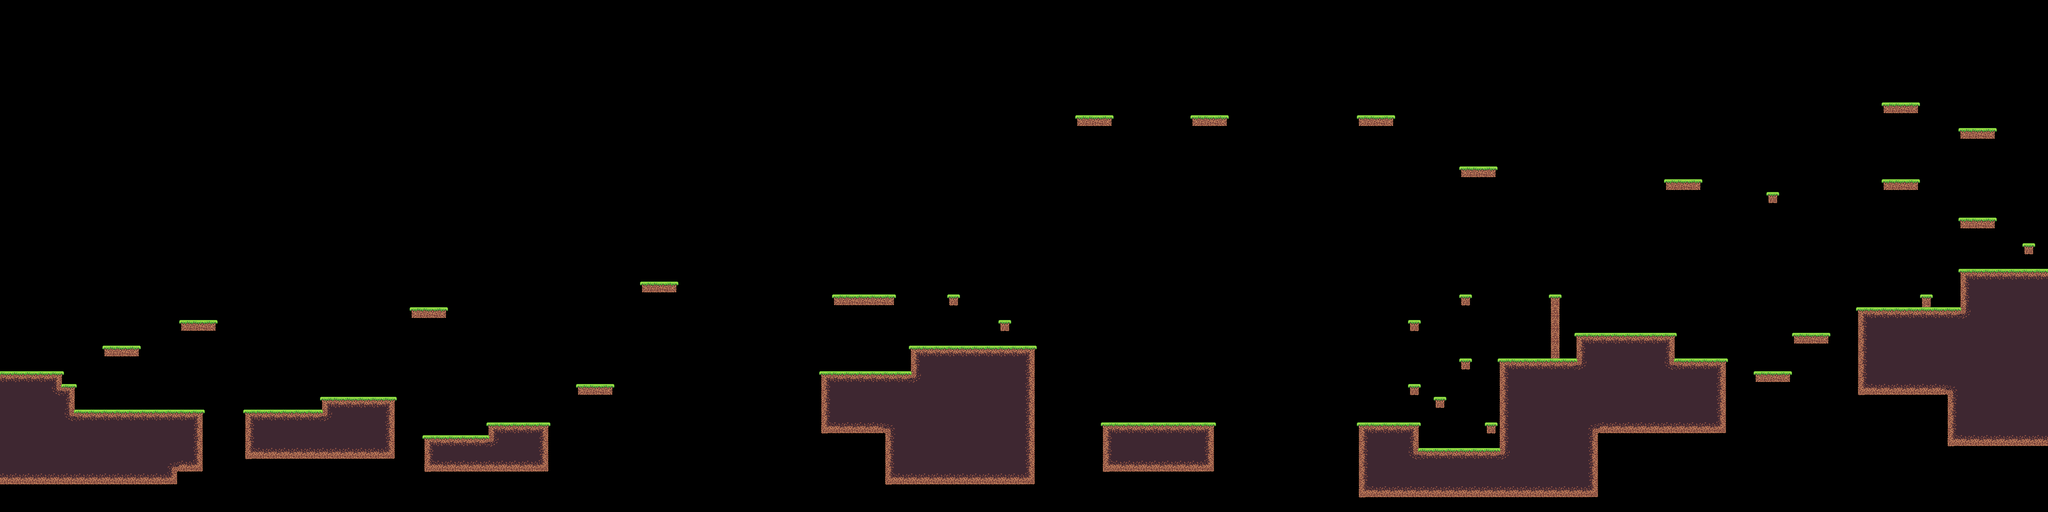

Tiled map render using the project's own tile images. Description and the map definition, with tile-layer contents summarised, below:
An orthogonal 160x40 tile map with 32x32 px tiles, 2 tile layers (Ground, Floating), 2 tilesets and 33 objects (17x vegetation, 5x fan_platform, 5x pig, 3x platform, finish_flag, ...).

<map version="1.10" tiledversion="1.10.2" orientation="orthogonal" renderorder="right-down" width="160" height="40" tilewidth="32" tileheight="32" infinite="0" nextlayerid="5" nextobjectid="47">
 <tileset firstgid="1" source="tilesetgrass.tsx" />
 <tileset firstgid="41" source="TreesAndGrass.tsx" />
 <layer id="1" name="Ground" width="160" height="40">
  <data>[6400 cells, 778 non-empty, 16 distinct tile ids]</data>
 </layer>
 <layer id="3" name="Floating" width="160" height="40">
  <data>[6400 cells, 56 non-empty, 4 distinct tile ids]</data>
 </layer>
 <objectgroup id="4" name="Objects">
  <object id="11" name="fan_platform" x="640.477" y="812.721" width="285.732" height="12.8309">
   <properties>
    <property name="moving" type="bool" value="true" />
    <property name="speed" type="int" value="100" />
   </properties>
  </object>
  <object id="14" name="fan_platform" x="1195.21" y="603.294" width="17.3218" height="237.175">
   <properties>
    <property name="moving" type="bool" value="true" />
    <property name="speed" type="int" value="50" />
   </properties>
  </object>
  <object id="15" name="fan_platform" x="1623.04" y="969.056" width="332.215" height="10.0671">
   <properties>
    <property name="speed" type="int" value="120" />
   </properties>
  </object>
  <object id="16" name="platform" x="1878.08" y="725.208">
   <point />
  </object>
  <object id="17" name="pig" x="704" y="1024">
   <point />
  </object>
  <object id="19" name="pig" x="1152" y="1088">
   <point />
  </object>
  <object id="20" name="pig" x="512" y="800">
   <point />
  </object>
  <object id="21" name="pig" x="2176" y="928">
   <point />
  </object>
  <object id="22" name="pig" x="2176" y="736">
   <point />
  </object>
  <object id="23" name="finish_flag" x="480" y="1024">
   <point />
  </object>
  <object id="24" name="big_tree" type="vegetation" gid="42" x="352" y="1024" width="95" height="96" />
  <object id="25" name="big_tree" type="vegetation" gid="42" x="0" y="928" width="95" height="96" />
  <object id="26" name="small_tree" type="vegetation" gid="41" x="1248" y="1056" width="96" height="96" />
  <object id="27" name="small_tree" type="vegetation" gid="41" x="1024" y="768" width="96" height="96" />
  <object id="28" name="big_tree" type="vegetation" gid="42" x="2080" y="928" width="95" height="96" />
  <object id="29" name="small_tree" type="vegetation" gid="41" x="2336" y="864" width="96" height="96" />
  <object id="30" name="bush" type="vegetation" gid="43" x="2464" y="864" width="32" height="32" />
  <object id="31" name="bush" type="vegetation" gid="43" x="2208" y="928" width="32" height="32" />
  <object id="32" name="bush" type="vegetation" gid="43" x="1088" y="1088" width="32" height="32" />
  <object id="33" name="bush" type="vegetation" gid="43" x="480" y="800" width="32" height="32" />
  <object id="34" name="bush" type="vegetation" gid="43" x="224" y="1024" width="32" height="32" />
  <object id="35" name="grass" type="vegetation" gid="44" x="864" y="992" width="32" height="32" />
  <object id="36" name="grass" type="vegetation" gid="44" x="1216" y="1056" width="32" height="32" />
  <object id="37" name="grass" type="vegetation" gid="44" x="1472" y="960" width="32" height="32" />
  <object id="38" name="grass" type="vegetation" gid="44" x="2080" y="736" width="32" height="32" />
  <object id="39" name="grass" type="vegetation" gid="44" x="2176" y="736" width="32" height="32" />
  <object id="40" name="grass" type="vegetation" gid="44" x="1664" y="704" width="32" height="32">
   <properties>
    <property name="Class" value="vegetation" />
   </properties>
  </object>
  <object id="41" name="player" x="288" y="992">
   <point />
  </object>
  <object id="42" x="142.285" y="810.138">
   <point />
  </object>
  <object id="43" name="fan_platform" x="3102.18" y="1072.22" width="199.84" height="5.50245">
   <properties>
    <property name="speed" type="int" value="220" />
   </properties>
  </object>
  <object id="44" name="fan_platform" x="4569.38" y="280.61" width="14.9992" height="230.207">
   <properties>
    <property name="moving" type="bool" value="true" />
    <property name="speed" type="int" value="100" />
   </properties>
  </object>
  <object id="45" name="platform" x="3962.55" y="460.723">
   <point />
  </object>
  <object id="46" name="platform" x="3269.8" y="232.019">
   <point />
  </object>
 </objectgroup>
</map>
